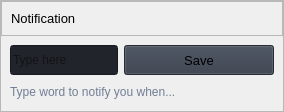
                        <widget class="QFrame" name="row_6">
                         <property name="frameShape">
                          <enum>QFrame::StyledPanel</enum>
                         </property>
                         <property name="frameShadow">
                          <enum>QFrame::Raised</enum>
                         </property>
                         <layout class="QVBoxLayout" name="verticalLayout_25">
                          <property name="spacing">
                           <number>0</number>
                          </property>
                          <property name="leftMargin">
                           <number>0</number>
                          </property>
                          <property name="topMargin">
                           <number>0</number>
                          </property>
                          <property name="rightMargin">
                           <number>0</number>
                          </property>
                          <property name="bottomMargin">
                           <number>0</number>
                          </property>
                          <item>
                           <widget class="QFrame" name="frame_div_content_2">
                            <property name="minimumSize">
                             <size>
                              <width>0</width>
                              <height>110</height>
                             </size>
                            </property>
                            <property name="maximumSize">
                             <size>
                              <width>16777215</width>
                              <height>110</height>
                             </size>
                            </property>
                            <property name="frameShape">
                             <enum>QFrame::NoFrame</enum>
                            </property>
                            <property name="frameShadow">
                             <enum>QFrame::Raised</enum>
                            </property>
                            <layout class="QVBoxLayout" name="verticalLayout_26">
                             <property name="spacing">
                              <number>0</number>
                             </property>
                             <property name="leftMargin">
                              <number>0</number>
                             </property>
                             <property name="topMargin">
                              <number>0</number>
                             </property>
                             <property name="rightMargin">
                              <number>0</number>
                             </property>
                             <property name="bottomMargin">
                              <number>0</number>
                             </property>
                             <item>
                              <widget class="QFrame" name="frame_title_wid_2">
                               <property name="maximumSize">
                                <size>
                                 <width>16777215</width>
                                 <height>35</height>
                                </size>
                               </property>
                               <property name="frameShape">
                                <enum>QFrame::StyledPanel</enum>
                               </property>
                               <property name="frameShadow">
                                <enum>QFrame::Raised</enum>
                               </property>
                               <layout class="QVBoxLayout" name="verticalLayout_27">
                                <item>
                                 <widget class="QLabel" name="labelBoxBlenderInstalation_3">
                                  <property name="font">
                                   <font>
                                    <pointsize>10</pointsize>
                                    <italic>false</italic>
                                    <bold>false</bold>
                                   </font>
                                  </property>
                                  <property name="styleSheet">
                                   <string notr="true"/>
                                  </property>
                                  <property name="text">
                                   <string>Notification</string>
                                  </property>
                                 </widget>
                                </item>
                               </layout>
                              </widget>
                             </item>
                             <item>
                              <widget class="QFrame" name="frame_content_wid_2">
                               <property name="frameShape">
                                <enum>QFrame::NoFrame</enum>
                               </property>
                               <property name="frameShadow">
                                <enum>QFrame::Raised</enum>
                               </property>
                               <layout class="QHBoxLayout" name="horizontalLayout_15">
                                <item>
                                 <layout class="QGridLayout" name="gridLayout_7">
                                  <property name="bottomMargin">
                                   <number>0</number>
                                  </property>
                                  <item row="0" column="0">
                                   <widget class="QLineEdit" name="notifyword">
                                    <property name="minimumSize">
                                     <size>
                                      <width>0</width>
                                      <height>30</height>
                                     </size>
                                    </property>
                                    <property name="styleSheet">
                                     <string notr="true">background-color: rgb(33, 37, 43);</string>
                                    </property>
                                    <property name="text">
                                     <string/>
                                    </property>
                                    <property name="placeholderText">
                                     <string>Type here</string>
                                    </property>
                                   </widget>
                                  </item>
                                  <item row="0" column="1">
                                   <widget class="QPushButton" name="btn_saveNotify">
                                    <property name="minimumSize">
                                     <size>
                                      <width>150</width>
                                      <height>30</height>
                                     </size>
                                    </property>
                                    <property name="font">
                                     <font>
                                      <pointsize>10</pointsize>
                                      <italic>false</italic>
                                      <bold>false</bold>
                                     </font>
                                    </property>
                                    <property name="cursor">
                                     <cursorShape>PointingHandCursor</cursorShape>
                                    </property>
                                    <property name="styleSheet">
                                     <string notr="true">background-color: rgb(52, 59, 72);</string>
                                    </property>
                                    <property name="text">
                                     <string>Save</string>
                                    </property>
                                    <property name="icon">
                                     <iconset>
                                      <normaloff>images/icons/cil-save.png</normaloff>images/icons/cil-save.png</iconset>
                                    </property>
                                   </widget>
                                  </item>
                                  <item row="1" column="0" colspan="2">
                                   <widget class="QLabel" name="labelVersion_6">
                                    <property name="styleSheet">
                                     <string notr="true">color: rgb(113, 126, 149);</string>
                                    </property>
                                    <property name="lineWidth">
                                     <number>1</number>
                                    </property>
                                    <property name="text">
                                     <string>Type word to notify you when...</string>
                                    </property>
                                    <property name="alignment">
                                     <set>Qt::AlignLeading|Qt::AlignLeft|Qt::AlignVCenter</set>
                                    </property>
                                   </widget>
                                  </item>
                                 </layout>
                                </item>
                               </layout>
                              </widget>
                             </item>
                            </layout>
                           </widget>
                          </item>
                         </layout>
                        </widget>
